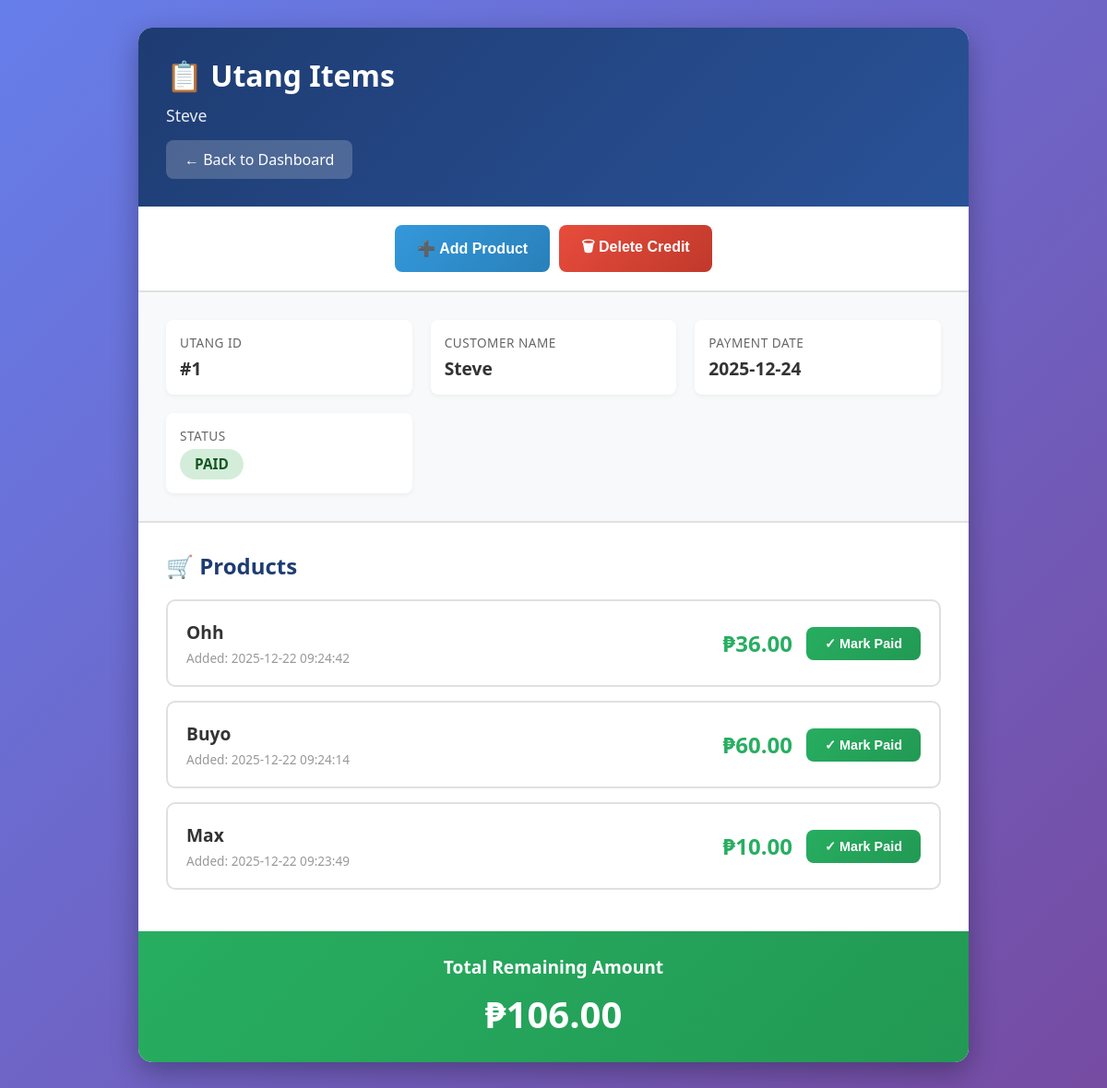
Page /view_items/1 on the committed database.
### tables this page shows
CREATE TABLE "credits" (
                id INTEGER PRIMARY KEY AUTOINCREMENT,
                customer_name TEXT NOT NULL,
                phone_number TEXT,
                estimated_payment_date DATE NOT NULL,
                created_at TIMESTAMP DEFAULT CURRENT_TIMESTAMP,
                status TEXT DEFAULT 'pending',
                paid_date TIMESTAMP NULL
            );

CREATE TABLE "credit_items" (
                id INTEGER PRIMARY KEY AUTOINCREMENT,
                credit_id INTEGER NOT NULL,
                product TEXT NOT NULL,
                cost REAL NOT NULL,
                quantity INTEGER DEFAULT 1,
                unit_price REAL DEFAULT 0,
                added_at TIMESTAMP DEFAULT CURRENT_TIMESTAMP,
                status TEXT DEFAULT 'pending',
                paid_date TIMESTAMP NULL,
                FOREIGN KEY (credit_id) REFERENCES "credits"(id) ON DELETE CASCADE
            );

### app_sqlite.py (the view)
@app.route('/view_items/<int:credit_id>')
def view_items(credit_id):
    try:
        connection = get_db_connection()
        cursor = connection.cursor()
        cursor.execute("""
            SELECT c.id, c.customer_name, c.estimated_payment_date,
                   c.status, c.created_at
            FROM credits c
            WHERE c.id = ?
        """, (credit_id,))
        credit = cursor.fetchone()
        if not credit:
            connection.close()
            return "Credit not found", 404
        cursor.execute("""
            SELECT id, product, cost, added_at, quantity, unit_price
            FROM credit_items
            WHERE credit_id = ?
            ORDER BY added_at DESC
        """, (credit_id,))
        items = cursor.fetchall()
        cursor.execute("""
            SELECT
                SUM(cost) as total
            FROM credit_items
            WHERE credit_id = ?
        """, (credit_id,))
        total = cursor.fetchone()
        connection.close()
        return render_template('view_items.html', credit=credit, items=items, total=total)
    except Exception as e:
        print(f"Database error: {e}")
        return f"Database error: {e}", 500

### app_sqlite.py (called while the page is built)
def get_db_connection():
    connection = sqlite3.connect(DB_FILE)
    connection.row_factory = sqlite3.Row
    return connection

### templates/view_items.html (shortened to what this page needs)
<!DOCTYPE html>
<html lang="en">
<head>
</head>
<body>
    <div class="container">
        <div class="header">
            <h1>📋 Utang Items</h1>
            <p>{{ credit.customer_name }}</p>
            <a href="/" class="back-button">← Back to Dashboard</a>
        </div>
        <div class="action-buttons-header">
            <button onclick="showAddProductModal()" class="btn btn-add-product">
                ➕ Add Product
            </button>
            <form action="/delete_credit/{{ credit.id }}" method="POST" style="display: inline;" onsubmit="return confirm('Are you sure you want to delete this entire credit record? This action cannot be undone.');">
                <button type="submit" class="btn btn-delete">
                    🗑 Delete Credit
                </button>
            </form>
        </div>
        <div class="credit-info">
            <div class="info-grid">
                <div class="info-item">
                    <label>Utang ID</label>
                    <div class="value">#{{ credit.id }}</div>
                </div>
                <div class="info-item">
                    <label>Customer Name</label>
                    <div class="value">{{ credit.customer_name }}</div>
                </div>
                <div class="info-item">
                    <label>Payment Date</label>
                    <div class="value">{{ credit.estimated_payment_date }}</div>
                </div>
                <div class="info-item">
                    <label>Status</label>
                    <div class="value">
                        {% if credit.status == 'pending' %}
                        <span class="status-badge status-pending">Pending</span>
                        {% else %}
                        <span class="status-badge status-paid">Paid</span>
                        {% endif %}
                    </div>
                </div>
            </div>
        </div>
        <div class="items-section">
            <h2>🛒 Products</h2>
            {% if items %}
            <ul class="items-list">
                {% for item in items %}
                <li class="item-card">
                    <div class="item-info">
                        <div class="item-name">{{ item.product }}</div>
                        <div class="item-date">Added: {{ item.added_at }}</div>
                    </div>
                    <div class="item-cost">₱{{ "%.2f"|format(item.cost) }}</div>
                    <form action="/mark_item_paid/{{ credit.id }}/{{ item.id }}" method="POST" style="display: inline;">
                        <button type="submit" class="btn-paid">✓ Mark Paid</button>
                    </form>
                </li>
                {% endfor %}
            </ul>
            {% else %}
            <div class="no-items">
                <div class="no-items-icon">📦</div>
                <h3>No items found</h3>
                <p>This credit has no products added yet.</p>
            </div>
            {% endif %}
        </div>
        <div class="total-section">
            <div class="grand-total">
                <h3>Total Remaining Amount</h3>
                <div class="total-amount">₱{{ "%.2f"|format(total.total or 0) }}</div>
            </div>
        </div>
    </div>
</body>
</html>

### templates/view_items.html (style rules this page uses)
* { margin: 0; padding: 0; box-sizing: border-box; }
body { font-family: 'Segoe UI', Tahoma, Geneva, Verdana, sans-serif; background: linear-gradient(135deg, #667eea 0%, #764ba2 100%); min-height: 100vh; padding: 30px 20px; }
.container { max-width: 900px; margin: 0 auto; background: white; border-radius: 15px; box-shadow: 0 10px 30px rgba(0, 0, 0, 0.3); overflow: hidden; }
.header { background: linear-gradient(135deg, #1e3c72 0%, #2a5298 100%); color: white; padding: 30px; }
.header h1 { font-size: 2em; margin-bottom: 10px; }
.header p { opacity: 0.9; font-size: 1.1em; }
.back-button { display: inline-block; background: rgba(255, 255, 255, 0.2); color: white; padding: 10px 20px; border-radius: 8px; text-decoration: none; margin-top: 15px; transition: all 0.3s; }
.credit-info { padding: 30px; background: #f8f9fa; border-bottom: 2px solid #e0e0e0; }
.info-grid { display: grid; grid-template-columns: repeat(auto-fit, minmax(200px, 1fr)); gap: 20px; }
.info-item { background: white; padding: 15px; border-radius: 8px; box-shadow: 0 2px 5px rgba(0, 0, 0, 0.05); }
.info-item label { font-size: 0.85em; color: #666; text-transform: uppercase; letter-spacing: 0.5px; display: block; margin-bottom: 5px; }
.info-item .value { font-size: 1.2em; color: #333; font-weight: 600; }
.status-badge { display: inline-block; padding: 6px 16px; border-radius: 20px; font-size: 0.8em; font-weight: 600; text-transform: uppercase; }
.status-paid { background: #d4edda; color: #155724; }
.items-section { padding: 30px; }
.items-section h2 { color: #1e3c72; margin-bottom: 20px; font-size: 1.5em; }
.items-list { list-style: none; }
.item-card { background: white; border: 2px solid #e0e0e0; border-radius: 10px; padding: 20px; margin-bottom: 15px; display: flex; justify-content: space-between; align-items: center; transition: all 0.3s; gap: 15px; }
.item-info { flex: 1; }
.item-name { font-size: 1.2em; color: #333; font-weight: 600; margin-bottom: 5px; }
.item-date { font-size: 0.85em; color: #999; }
.item-cost { font-size: 1.5em; color: #27ae60; font-weight: bold; }
.btn-paid { background: linear-gradient(135deg, #27ae60 0%, #229954 100%); color: white; border: none; padding: 10px 20px; border-radius: 8px; cursor: pointer; font-size: 0.9em; font-weight: 600; transition: all 0.3s; }
.total-section { background: linear-gradient(135deg, #27ae60 0%, #229954 100%); color: white; padding: 25px 30px; text-align: center; }
.grand-total h3 { font-size: 1.2em; margin-bottom: 10px; }
.total-amount { font-size: 2.5em; font-weight: bold; }
.action-buttons-header { padding: 20px 30px; background: white; border-bottom: 2px solid #e0e0e0; display: flex; gap: 10px; flex-wrap: wrap; justify-content: center; }
.btn { padding: 12px 24px; border: none; border-radius: 8px; font-size: 1em; font-weight: 600; cursor: pointer; transition: all 0.3s; text-decoration: none; display: inline-flex; align-items: center; gap: 8px; }
.btn-add-product { background: linear-gradient(135deg, #3498db 0%, #2980b9 100%); color: white; }
.btn-delete { background: linear-gradient(135deg, #e74c3c 0%, #c0392b 100%); color: white; }

### rows in the picture
credits: customer_name "Steve", id "1", estimated_payment_date "2025-12-24"
credit_items: product "Ohh", added_at "2025-12-22 09:24:42", cost "36.00"
credit_items: product "Buyo", added_at "2025-12-22 09:24:14", cost "60.00"
credit_items: product "Max", added_at "2025-12-22 09:23:49", cost "10.00"

### other values in the picture
{{ "%.2f"|format(total.total or 0) }} "106.00"
